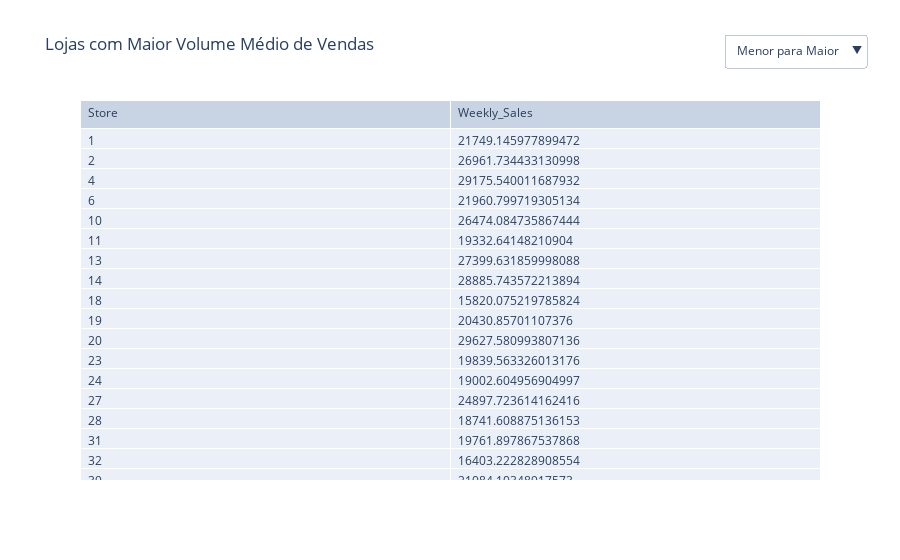

The notebook cell saved with this chart:
### Code cell
fig = go.Figure(data=[go.Table(
    header=dict(values=list(Melhores_Lojas.columns),  
                align='left'),
    cells=dict(values=[Melhores_Lojas['Store'], Melhores_Lojas['Weekly_Sales']],
               align='left'))
])

# Definir os botões de seleção para ordenar as lojas
dropdown_buttons = [
    dict(label='Menor para Maior',
         method='restyle',
         args=[{'cells.values[0]': [Melhores_Lojas['Store'].iloc[Melhores_Lojas['Weekly_Sales'].argsort()]],
                'cells.values[1]': [Melhores_Lojas['Weekly_Sales'].sort_values()]}]),
    dict(label='Maior para Menor',
         method='restyle',
         args=[{'cells.values[0]': [Melhores_Lojas['Store'].iloc[Melhores_Lojas['Weekly_Sales'].argsort()[::-1]]],
                'cells.values[1]': [Melhores_Lojas['Weekly_Sales'].sort_values(ascending=False)]}])
]

# Adicionar botões de seleção ao layout
fig.update_layout(
    updatemenus=[
        dict(
            buttons=dropdown_buttons,
            direction='down',
            pad={'r': 10, 't': 10},
            showactive=True,
            x=0.87,
            xanchor='left',
            y=1.2,
            yanchor='top'
        ),
    ]
)

# Adicionar título e rótulos dos eixos
fig.update_layout(title_text='Lojas com Maior Volume Médio de Vendas', xaxis_title='Número da Loja',
                   yaxis_title='Volume Médio de Vendas')

# Exibir o gráfico
fig.show()

### Figure 1 — Plotly figure (JSON) as saved in the notebook; plotly's stock layout.template omitted (floating-point values rounded to 4 significant figures)
{"data": [{"cells": {"align": "left", "values": [[1, 2, 4, 6, 10, 11, 13, 14, 18, 19, 20, 23, 24, 27, 28, 31, 32, 39, 41], [21750.0, 26960.0, 29180.0, 21960.0, 26470.0, 19330.0, 27400.0, 28890.0, 15820.0, 20430.0, 29630.0, 19840.0, 19000.0, 24900.0, 18740.0, 19760.0, 16400.0, 21080.0, 18030.0]]}, "header": {"align": "left", "values": ["Store", "Weekly_Sales"]}, "type": "table"}], "layout": {"title": {"text": "Lojas com Maior Volume Médio de Vendas"}, "updatemenus": [{"buttons": [{"args": [{"cells.values[0]": [[18, 32, 41, 28, 24, 11, 31, 23, 19, 39, 1, 6, 27, 10, 2, 13, 14, 4, 20]], "cells.values[1]": [[15820.0, 16400.0, 18030.0, 18740.0, 19000.0, 19330.0, 19760.0, 19840.0, 20430.0, 21080.0, 21750.0, 21960.0, 24900.0, 26470.0, 26960.0, 27400.0, 28890.0, 29180.0, 29630.0]]}], "label": "Menor para Maior", "method": "restyle"}, {"args": [{"cells.values[0]": [[20, 4, 14, 13, 2, 10, 27, 6, 1, 39, 19, 23, 31, 11, 24, 28, 41, 32, 18]], "cells.values[1]": [[29630.0, 29180.0, 28890.0, 27400.0, 26960.0, 26470.0, 24900.0, 21960.0, 21750.0, 21080.0, 20430.0, 19840.0, 19760.0, 19330.0, 19000.0, 18740.0, 18030.0, 16400.0, 15820.0]]}], "label": "Maior para Menor", "method": "restyle"}], "direction": "down", "pad": {"r": 10, "t": 10}, "showactive": true, "x": 0.87, "xanchor": "left", "y": 1.2, "yanchor": "top"}], "xaxis": {"title": {"text": "Número da Loja"}}, "yaxis": {"title": {"text": "Volume Médio de Vendas"}}}}
